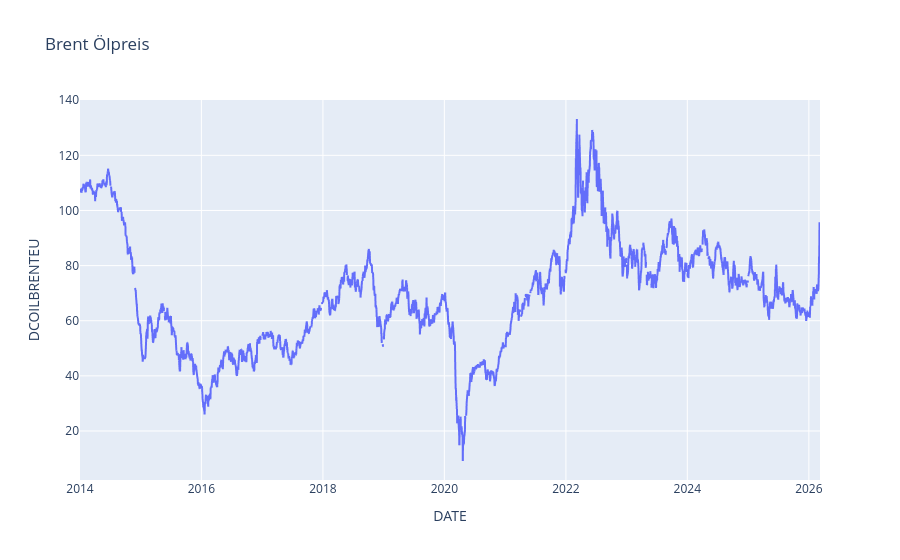

Notebook code cell kept with this figure:
### Code cell
# Super-schnelle Basisversion
px.line(oel_daten, x=oel_daten.index, y="DCOILBRENTEU",
        title="Brent Ölpreis").show()

### Figure 1 — Plotly figure (JSON) as saved in the notebook; plotly's stock layout.template omitted (floating-point values rounded to 4 significant figures; data arrays with more than 128 entries replaced by an {"elided": "..."} marker saying what was removed)
{"data": [{"hovertemplate": "DATE=%{x}<br>DCOILBRENTEU=%{y}<extra></extra>", "legendgroup": "", "line": {"color": "#636efa", "dash": "solid"}, "marker": {"symbol": "circle"}, "mode": "lines", "name": "", "showlegend": false, "type": "scattergl", "x": {"elided": "3179 str values"}, "xaxis": "x", "y": {"elided": "3179 float values"}, "yaxis": "y"}], "layout": {"legend": {"tracegroupgap": 0}, "title": {"text": "Brent Ölpreis"}, "xaxis": {"anchor": "y", "domain": [0, 1], "title": {"text": "DATE"}}, "yaxis": {"anchor": "x", "domain": [0, 1], "title": {"text": "DCOILBRENTEU"}}}}
